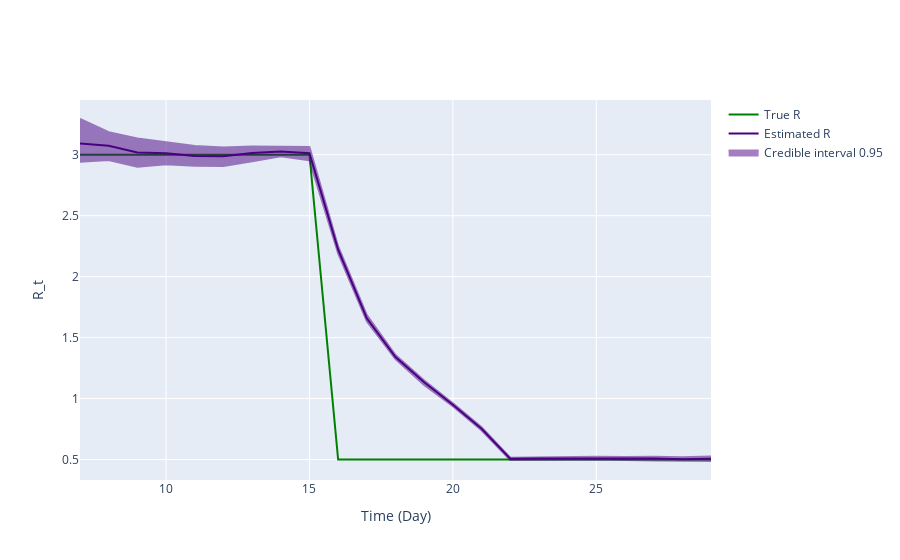

Notebook code cell kept with this figure:
### Markdown cell above
## Inference plot using class method results

### Code cell
fig = ReproductionNumberPlot()

fig.add_ground_truth_rt(ground_truth)
fig.add_interval_rt(new_intervals)

fig.update_labels(time_label='Time (Day)', r_label='R_t')

fig.show_figure()

### Figure 1 — Plotly figure (JSON) as saved in the notebook; plotly's stock layout.template omitted (floating-point values rounded to 4 significant figures)
{"data": [{"line": {"color": "green"}, "mode": "lines", "name": "True R", "type": "scatter", "x": [7, 8, 9, 10, 11, 12, 13, 14, 15, 16, 17, 18, 19, 20, 21, 22, 23, 24, 25, 26, 27, 28, 29], "y": [3, 3, 3, 3, 3, 3, 3, 3, 3, 0.5, 0.5, 0.5, 0.5, 0.5, 0.5, 0.5, 0.5, 0.5, 0.5, 0.5, 0.5, 0.5, 0.5]}, {"line": {"color": "indigo"}, "mode": "lines", "name": "Estimated R", "type": "scatter", "x": [7, 8, 9, 10, 11, 12, 13, 14, 15, 16, 17, 18, 19, 20, 21, 22, 23, 24, 25, 26, 27, 28, 29], "y": [3.093, 3.074, 3.019, 3.012, 2.99, 2.988, 3.015, 3.027, 3.013, 2.221, 1.658, 1.34, 1.133, 0.9487, 0.7522, 0.5056, 0.509, 0.5096, 0.5118, 0.5065, 0.5087, 0.5029, 0.5052]}, {"fill": "toself", "fillcolor": "indigo", "line": {"color": "indigo"}, "mode": "lines", "name": "Credible interval 0.95", "opacity": 0.5, "type": "scatter", "x": [7, 8, 9, 10, 11, 12, 13, 14, 15, 16, 17, 18, 19, 20, 21, 22, 23, 24, 25, 26, 27, 28, 29, 29, 28, 27, 26, 25, 24, 23, 22, 21, 20, 19, 18, 17, 16, 15, 14, 13, 12, 11, 10, 9, 8, 7], "y": [3.293, 3.184, 3.134, 3.1, 3.071, 3.06, 3.067, 3.065, 3.063, 2.248, 1.685, 1.356, 1.147, 0.962, 0.7638, 0.5148, 0.5188, 0.5195, 0.5229, 0.5203, 0.5224, 0.5176, 0.5252, 0.4881, 0.4877, 0.491, 0.495, 0.5001, 0.4981, 0.4969, 0.496, 0.7394, 0.9362, 1.112, 1.324, 1.635, 2.19, 2.955, 2.986, 2.947, 2.907, 2.91, 2.922, 2.901, 2.957, 2.942]}], "layout": {"hovermode": "x unified", "xaxis": {"title": {"text": "Time (Day)"}}, "yaxis": {"title": {"text": "R_t"}}}}
